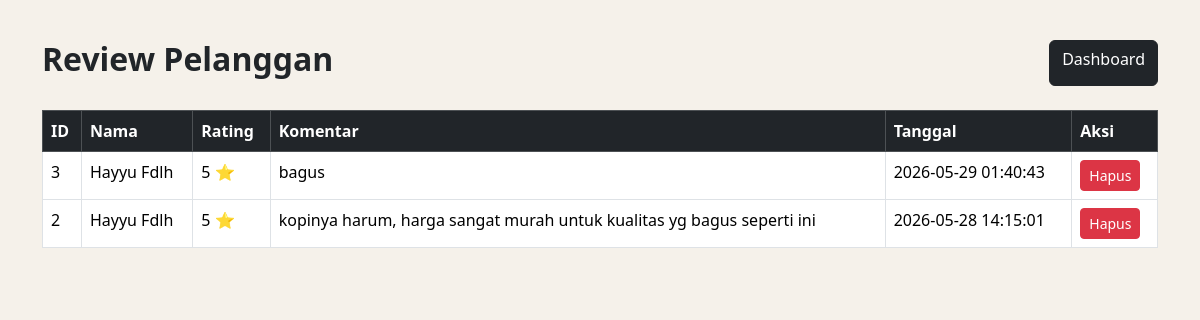
/admin/review.php (signed in), run on the app's committed database.
### tables this page shows
CREATE TABLE IF NOT EXISTS `reviews` (
  `id` int NOT NULL AUTO_INCREMENT,
  `nama` varchar(100) DEFAULT NULL,
  `rating` int DEFAULT NULL,
  `komentar` text,
  `tanggal` timestamp NULL DEFAULT CURRENT_TIMESTAMP,
  PRIMARY KEY (`id`)
);

### admin/review.php (the view, shortened to what this page needs)
<?php
include '../config/koneksi.php';
$data = mysqli_query(
    $conn,
    "SELECT * FROM reviews ORDER BY id DESC"
);
?>
<!DOCTYPE html>
<html>
<head>
<link href="https://cdn.jsdelivr.net/npm/bootstrap@5.3.3/dist/css/bootstrap.min.css" rel="stylesheet">
</head>
<body>
<div class="container">
    <div class="d-flex justify-content-between mb-4">
        <h2 class="fw-bold">
            Review Pelanggan
        </h2>
        <a href="dashboard.php" class="btn btn-dark">
            Dashboard
        </a>
    </div>
    <table class="table table-bordered bg-white">
        <tr class="table-dark">
            <th>ID</th>
            <th>Nama</th>
            <th>Rating</th>
            <th>Komentar</th>
            <th>Tanggal</th>
            <th>Aksi</th>
        </tr>
        <?php while($d = mysqli_fetch_array($data)){ ?>
        <tr>
            <td>
                <?php echo $d['id']; ?>
            </td>
            <td>
                <?php echo $d['nama']; ?>
            </td>
            <td>
                <?php echo $d['rating']; ?> ⭐
            </td>
            <td>
                <?php echo $d['komentar']; ?>
            </td>
            <td>
                <?php echo $d['tanggal']; ?>
            </td>
            <td>
                <a
                href="../proses/hapus_review.php?id=<?php echo $d['id']; ?>"
                class="btn btn-danger btn-sm"
                onclick="return confirm('Hapus review ini?')">
                    Hapus
                </a>
            </td>
        </tr>
        <?php } ?>
    </table>
</div>
</body>
</html>

### admin/review.php (style rules this page uses)
body { background:#f5f1ea; }
.container { margin-top:40px; }

### data on the page
reviews: id "3", nama "Hayyu Fdlh", rating "5", komentar "bagus", tanggal "2026-05-29 01:40:43"
reviews: id "2", nama "Hayyu Fdlh", rating "5", komentar "kopinya harum, harga sangat murah untuk kualitas yg bagus seperti ini", tanggal "2026-05-28 14:15:01"
